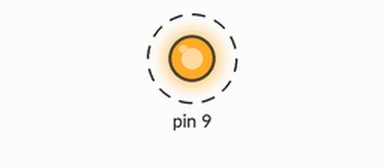
The sketch below on a simulated Arduino Uno, built with avr-gcc and run on an emulated ATmega328P. On the bench: output pins drawn as LEDs (lit = HIGH). Dashed ring = blinking.

Above: at 0.2 s.
Timing chart, 0 to 3.0 s (numbered marks = the images above):
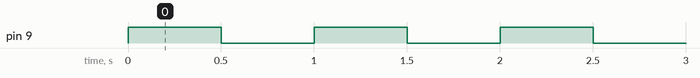

The sketch:

Timer.ino
```cpp
const uint16_t time_compare = 31250;

// The ATmega328P has three hardware timers
// Timer 0 (8-bit), Timer 1 (16-bit), and Timer 2 (8-bit).
// They run independently of your loop() code in the background.
void setup() {
  Serial.begin(9600);

  // configure pin 9 as output
  DDRB |= (1 << DDB1);

  TCCR1A = 0;
  TCCR1B = 0;

  // Set Timer 1 to CTC Mode (Clear Timer on Compare Match)
  // WGM12 bit turns on CTC mode
  TCCR1B |= (1 << WGM12);

  // 256 prescaler
  TCCR1B |= (1 << CS12);
  TCCR1B &= ~(1 << CS11);
  TCCR1B &= ~(1 << CS10);

  // set timer count to 0 and compare value to our number
  TCNT1 = 0;
  OCR1A = time_compare;

  // enable timer interrupt
  TIMSK1 |= (1 << OCIE1A);

  // enable global interrupts
  sei();
}

ISR(TIMER1_COMPA_vect) {
  // flip
  PORTB ^= (1 << PORTB1);
}

void loop() {
  delay(500);
}
```

Measured:
- by itself, pin 9: alternates HIGH for 0.50 s and LOW for 0.50 s
